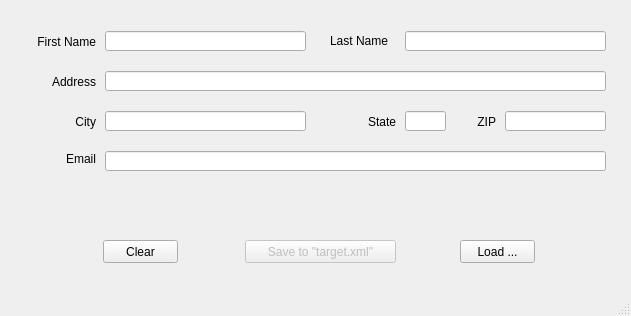
<?xml version="1.0" encoding="UTF-8"?>
<ui version="4.0">
 <class>MainWindow</class>
 <widget class="QMainWindow" name="MainWindow">
  <property name="geometry">
   <rect>
    <x>0</x>
    <y>0</y>
    <width>631</width>
    <height>316</height>
   </rect>
  </property>
  <property name="windowTitle">
   <string>MainWindow</string>
  </property>
  <widget class="QWidget" name="centralwidget">
   <widget class="QLabel" name="lblFirstName">
    <property name="geometry">
     <rect>
      <x>15</x>
      <y>31</y>
      <width>81</width>
      <height>21</height>
     </rect>
    </property>
    <property name="text">
     <string>First Name</string>
    </property>
    <property name="alignment">
     <set>Qt::AlignRight|Qt::AlignTrailing|Qt::AlignVCenter</set>
    </property>
   </widget>
   <widget class="QLineEdit" name="firstNameLineEdit">
    <property name="geometry">
     <rect>
      <x>105</x>
      <y>31</y>
      <width>201</width>
      <height>20</height>
     </rect>
    </property>
    <property name="text">
     <string/>
    </property>
   </widget>
   <widget class="QLineEdit" name="lastNameLineEdit">
    <property name="geometry">
     <rect>
      <x>405</x>
      <y>31</y>
      <width>201</width>
      <height>20</height>
     </rect>
    </property>
    <property name="text">
     <string/>
    </property>
   </widget>
   <widget class="QLabel" name="lblLastName">
    <property name="geometry">
     <rect>
      <x>330</x>
      <y>30</y>
      <width>71</width>
      <height>21</height>
     </rect>
    </property>
    <property name="text">
     <string>Last Name</string>
    </property>
   </widget>
   <widget class="QLineEdit" name="addressLineEdit">
    <property name="geometry">
     <rect>
      <x>105</x>
      <y>71</y>
      <width>501</width>
      <height>20</height>
     </rect>
    </property>
    <property name="text">
     <string/>
    </property>
   </widget>
   <widget class="QLabel" name="lblAddress">
    <property name="geometry">
     <rect>
      <x>25</x>
      <y>71</y>
      <width>71</width>
      <height>21</height>
     </rect>
    </property>
    <property name="text">
     <string>Address</string>
    </property>
    <property name="alignment">
     <set>Qt::AlignRight|Qt::AlignTrailing|Qt::AlignVCenter</set>
    </property>
   </widget>
   <widget class="QLineEdit" name="cityLineEdit">
    <property name="geometry">
     <rect>
      <x>105</x>
      <y>111</y>
      <width>201</width>
      <height>20</height>
     </rect>
    </property>
    <property name="text">
     <string/>
    </property>
   </widget>
   <widget class="QLabel" name="lblCity">
    <property name="geometry">
     <rect>
      <x>55</x>
      <y>111</y>
      <width>41</width>
      <height>21</height>
     </rect>
    </property>
    <property name="text">
     <string>City</string>
    </property>
    <property name="alignment">
     <set>Qt::AlignRight|Qt::AlignTrailing|Qt::AlignVCenter</set>
    </property>
   </widget>
   <widget class="QLabel" name="lblState">
    <property name="geometry">
     <rect>
      <x>355</x>
      <y>111</y>
      <width>41</width>
      <height>21</height>
     </rect>
    </property>
    <property name="text">
     <string>State</string>
    </property>
    <property name="alignment">
     <set>Qt::AlignRight|Qt::AlignTrailing|Qt::AlignVCenter</set>
    </property>
   </widget>
   <widget class="QLineEdit" name="stateLineEdit">
    <property name="geometry">
     <rect>
      <x>405</x>
      <y>111</y>
      <width>41</width>
      <height>20</height>
     </rect>
    </property>
    <property name="text">
     <string/>
    </property>
   </widget>
   <widget class="QLineEdit" name="zipLineEdit">
    <property name="geometry">
     <rect>
      <x>505</x>
      <y>111</y>
      <width>101</width>
      <height>20</height>
     </rect>
    </property>
   </widget>
   <widget class="QLabel" name="lblZip">
    <property name="geometry">
     <rect>
      <x>455</x>
      <y>111</y>
      <width>41</width>
      <height>21</height>
     </rect>
    </property>
    <property name="text">
     <string>ZIP</string>
    </property>
    <property name="alignment">
     <set>Qt::AlignRight|Qt::AlignTrailing|Qt::AlignVCenter</set>
    </property>
   </widget>
   <widget class="QLineEdit" name="emailLineEdit">
    <property name="geometry">
     <rect>
      <x>105</x>
      <y>151</y>
      <width>501</width>
      <height>20</height>
     </rect>
    </property>
   </widget>
   <widget class="QLabel" name="lblEmail">
    <property name="geometry">
     <rect>
      <x>55</x>
      <y>151</y>
      <width>41</width>
      <height>16</height>
     </rect>
    </property>
    <property name="text">
     <string>Email</string>
    </property>
    <property name="alignment">
     <set>Qt::AlignRight|Qt::AlignTrailing|Qt::AlignVCenter</set>
    </property>
   </widget>
   <widget class="QPushButton" name="clearButton">
    <property name="geometry">
     <rect>
      <x>103</x>
      <y>240</y>
      <width>75</width>
      <height>23</height>
     </rect>
    </property>
    <property name="text">
     <string>Clear</string>
    </property>
   </widget>
   <widget class="QPushButton" name="saveToTargetButton">
    <property name="enabled">
     <bool>false</bool>
    </property>
    <property name="geometry">
     <rect>
      <x>245</x>
      <y>240</y>
      <width>151</width>
      <height>23</height>
     </rect>
    </property>
    <property name="text">
     <string>Save to &quot;target.xml&quot;</string>
    </property>
   </widget>
   <widget class="QPushButton" name="loadButton">
    <property name="geometry">
     <rect>
      <x>460</x>
      <y>240</y>
      <width>75</width>
      <height>23</height>
     </rect>
    </property>
    <property name="text">
     <string>Load ...</string>
    </property>
   </widget>
   <widget class="QLabel" name="errorInfoLabel">
    <property name="enabled">
     <bool>true</bool>
    </property>
    <property name="geometry">
     <rect>
      <x>110</x>
      <y>190</y>
      <width>491</width>
      <height>21</height>
     </rect>
    </property>
    <property name="font">
     <font>
      <family>MS Sans Serif</family>
      <pointsize>14</pointsize>
     </font>
    </property>
    <property name="text">
     <string/>
    </property>
   </widget>
  </widget>
  <widget class="QMenuBar" name="menubar">
   <property name="geometry">
    <rect>
     <x>0</x>
     <y>0</y>
     <width>631</width>
     <height>21</height>
    </rect>
   </property>
  </widget>
  <widget class="QStatusBar" name="statusbar"/>
 </widget>
 <tabstops>
  <tabstop>firstNameLineEdit</tabstop>
  <tabstop>lastNameLineEdit</tabstop>
  <tabstop>addressLineEdit</tabstop>
  <tabstop>cityLineEdit</tabstop>
  <tabstop>stateLineEdit</tabstop>
  <tabstop>zipLineEdit</tabstop>
  <tabstop>emailLineEdit</tabstop>
  <tabstop>clearButton</tabstop>
  <tabstop>saveToTargetButton</tabstop>
  <tabstop>loadButton</tabstop>
 </tabstops>
 <resources/>
 <connections/>
</ui>
